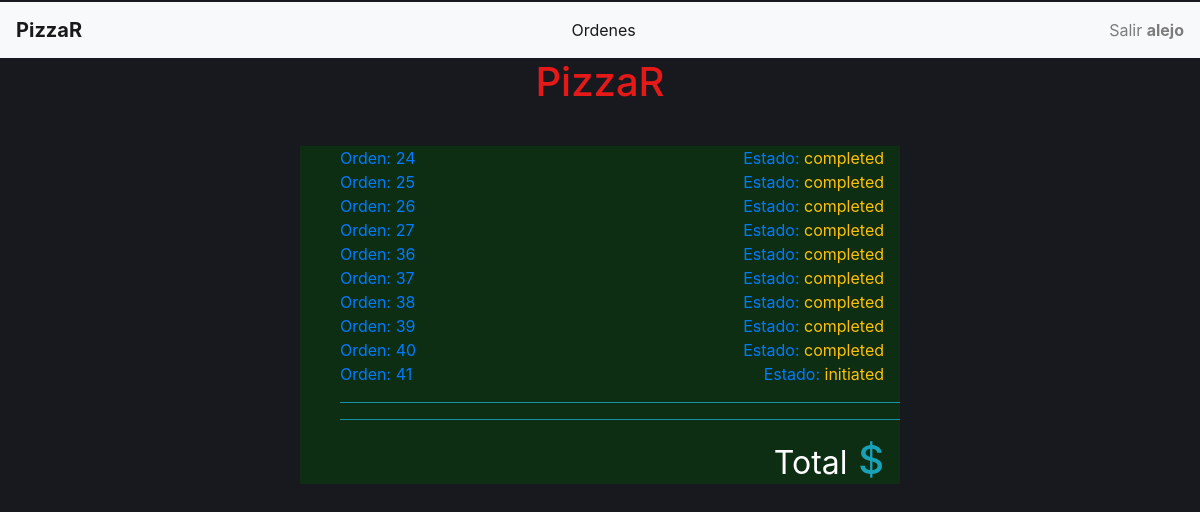
/my_orders/41 (signed in), run on the app's committed database.
### orders/models.py (models this page shows, shortened)
class User_order(models.Model):
    user=models.ForeignKey(User,on_delete=models.CASCADE)
    order_number=models.IntegerField()
    topping_allowance=models.IntegerField(default=0)
    status=models.CharField(max_length=64,default='initiated')

### orders/views.py (the view)
# urls.py: path("my_orders/<str:order_number>", views.my_orders, name="my_orders"),
def my_orders(request,order_number):
    context = {
        "Checkout":Order2.objects.filter(user=request.user,number=order_number),
        "Checkout_category":Order2.objects.filter(user=request.user,number=order_number).values_list('category').distinct(),
        "Total":list(Order2.objects.filter(user=request.user,number=order_number).aggregate(Sum('price')).values())[0],
        "user":request.user,
        "Category": Category.objects.all(),
        "Order_number":order_number,
        "All_orders":User_order.objects.filter(user=request.user),
        "Status":User_order.objects.get(user=request.user,order_number=order_number).status
    }
    return render(request,"my_orders.html",context)

### orders/templates/my_orders.html (shortened to what this page needs)
<!DOCTYPE html>
<html style="height:100%">
<head>
    {% load static %}
    <link rel="stylesheet" type="text/css" href="{% static 'styles.css' %}">
    <link rel="stylesheet" href="https://maxcdn.bootstrapcdn.com/bootstrap/4.1.3/css/bootstrap.min.css">
</head>
<body style="margin-top: 2px; background-color: rgb(24, 24, 31); height:100%">
    {% if Category %}
    <nav class="navbar navbar-light bg-light" style="background-color: rgb(27, 27, 27);">
        <a class="navbar-brand" href="{% url 'index' %}"> <b>PizzaR</b> </a>
        <ul class="navbar-nav ml-auto">
            <li class="nav-item active">
                <a class="nav-link" href="{% url 'my_orders' Order_number %}">
                    Ordenes
                </a>
            </li>
        </ul>
        <ul class="navbar-nav ml-auto">
            <li class="nav-item">
                <a class="nav-link " href="{% url 'logout' %}">
                    Salir <strong>{{user.username}}</strong>
                </a>
            </li>
        </ul>
    </nav>
    {% endif %}
    <h1 class='text-center m-0'><a style="color: rgb(230, 25, 25);" href="{% url 'index' %}">PizzaR</a></h1>
    <div id='my_orders_container' style="margin-top: 40px;" class='w-50 mx-auto'>
        <div class=' text-left pr-3'>
            <ul>
                {% for number in All_orders%}
                <a href="{% url 'my_orders' number.order_number %}">
                    <li><span>Orden: {{number.order_number}}</span><span class='float-right'>Estado: <span
                                id="status2" class='text-warning'>{{number.status}}</span></span></li>
                </a>
                {% endfor %}
            </ul>
        </div>
        <ul>
            <hr class='bg-info'>
            <hr class='bg-info'>
            <li class='text-info text-right pr-3 '>
                <h1><small class='text-white'>Total</small> ${{Total|floatformat:2}}</h1>
            </li>
        </ul>
    </div>
</body>
</html>

### orders/static/styles.css (style rules this page uses)
li { list-style-type: none; }
#my_orders_container { background-color: rgba(4, 65, 9, 0.548); color: white; }

### data on the page
User_order: order_number "24", status "completed"
User_order: order_number "25", status "completed"
User_order: order_number "26", status "completed"
User_order: order_number "27", status "completed"
User_order: order_number "36", status "completed"
User_order: order_number "37", status "completed"
User_order: order_number "38", status "completed"
User_order: order_number "39", status "completed"
User_order: order_number "40", status "completed"
User_order: order_number "41", status "initiated"

### other printed values
{{ user.username }} "alejo"
